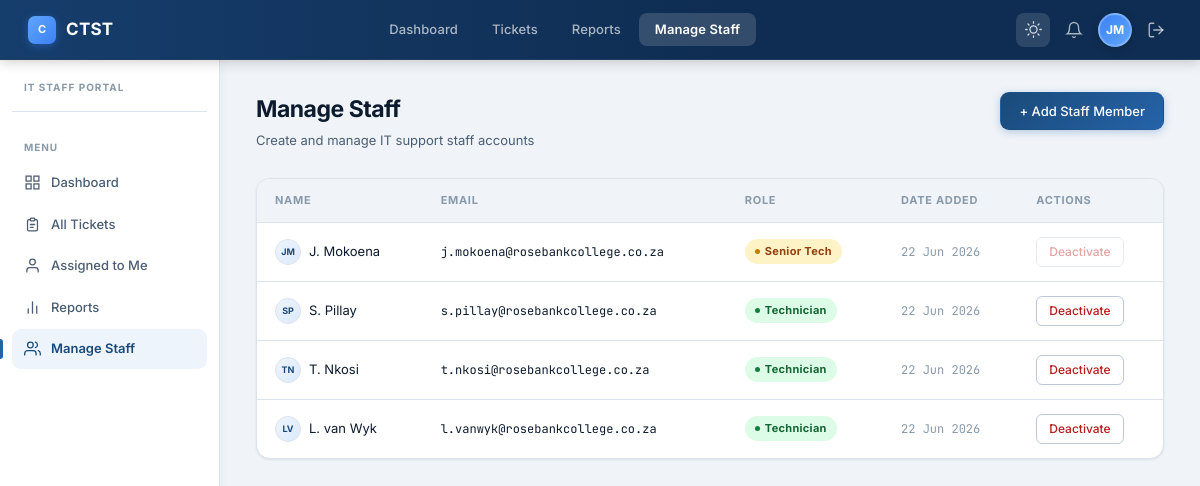
The app's page /manage_staff.php (signed in) with its own data.
### tables this page shows
CREATE TABLE IF NOT EXISTS tblStaff (
    staff_id      INT UNSIGNED AUTO_INCREMENT PRIMARY KEY,
    full_name     VARCHAR(100) NOT NULL,
    email         VARCHAR(150) NOT NULL UNIQUE,
    password_hash VARCHAR(255) NOT NULL,   
    role          ENUM('technician','senior','admin') DEFAULT 'technician',
    created_at    DATETIME DEFAULT CURRENT_TIMESTAMP
);

### includes/appData.php (called while the page is built, shortened)
<?php
function initials(string $name): string {
    $words = array_filter(explode(' ', trim($name)));
    return strtoupper(implode('', array_map(fn($w) => $w[0], array_slice($words, 0, 2))));
}

### manage_staff.php (the view, shortened to what this page needs)
<?php
$conn       = getDbConnection();
require_once __DIR__ . '/includes/appData.php';
$staffList = $conn->query("SELECT staff_id, full_name, email, role, created_at FROM tblStaff ORDER BY created_at DESC")->fetch_all(MYSQLI_ASSOC);
?>
<!DOCTYPE html>
<html lang="en">
<head>
    <link rel="stylesheet" href="assets/style.css">
</head>
<body>
<div class="app-shell">
<?php require __DIR__ . '/nav.php'; ?>
    <div class="page-header">
        <div>
            <div class="page-title">Manage Staff</div>
            <div class="page-sub">Create and manage IT support staff accounts</div>
        </div>
        <button class="btn-sm primary" onclick="openModal()">+ Add Staff Member</button>
    </div>
    <div class="table-card">
        <table>
            <thead><tr><th>Name</th><th>Email</th><th>Role</th><th>Date Added</th><th>Actions</th></tr></thead>
            <tbody>
            <?php foreach ($staffList as $s): ?>
            <tr class="<?= $s['role']==='inactive'?'inactive-row':'' ?>">
                <td>
                    <div class="assignee-cell">
                        <div class="assignee-dot"><?= initials($s['full_name']) ?></div>
                        <?= htmlspecialchars($s['full_name']) ?>
                    </div>
                </td>
                <td style="font-family:var(--mono);font-size:12px"><?= htmlspecialchars($s['email']) ?></td>
                <td>
                    <?php
                    $rc = match($s['role']) { 'admin'=>'badge-critical','senior'=>'badge-progress','technician'=>'badge-resolved',default=>'badge-open' };
                    $rl = match($s['role']) { 'admin'=>'Admin','senior'=>'Senior Tech','technician'=>'Technician','inactive'=>'Inactive',default=>ucfirst($s['role']) };
                    ?>
                    <span class="badge <?= $rc ?>"><?= $rl ?></span>
                </td>
                <td style="font-family:var(--mono);font-size:12px;color:var(--text-muted)"><?= date('d M Y', strtotime($s['created_at'])) ?></td>
                <td>
                    <?php if ($s['role'] !== 'inactive'): ?>
                    <form method="post" onsubmit="return confirm('Deactivate this account?')">
                        <button type="submit" class="btn-deactivate"
                            <?= ((int)$s['staff_id']===(int)$_SESSION['staff_id'])?'disabled title="Cannot deactivate yourself"':'' ?>>
                            Deactivate
                        </button>
                    </form>
                    <?php else: ?>
                        <span style="font-size:12px;color:var(--text-muted)">Inactive</span>
                    <?php endif; ?>
                </td>
            </tr>
            <?php endforeach; ?>
            </tbody>
        </table>
    </div>
</main>
</div>
</div>
</body>
</html>

### assets/style.css (style rules this page uses)
*, *::before, *::after { box-sizing: border-box; margin: 0; padding: 0; }
:root { --navy: #0F2D52; --navy-mid: #1A4A7A; --navy-light: #2563A8; --navy-pale: #EEF4FB; --navy-glow: rgba(37,99,168,0.15); --white: #FFFFFF; --bg: #F0F4F8; --bg-2: #E8EDF3; --card: #FFFFFF; --border: #DDE3EC; --border-strong: #BCC8D8; --text-primary: #0D1B2E; --text-secondary:#4A5D73; --text-muted: #8899AA; --open: #1D6FBF; --open-bg: #DBEAFE; --progress: #C47C00; --progress-bg: #FEF3C7; --resolved: #15803D; --resolved-bg: #DCFCE7; --critical: #B91C1C; --critical-bg: #FEE2E2; --priority-high: #DC2626; --priority-med: #D97706; --priority-low: #16A34A; --nav-h: 60px; --sidebar-w: 220px; --font: 'Inter', system-ui, sans-serif; --mono: 'JetBrains Mono', monospace; --shadow-xs: 0 1px 3px rgba(15,45,82,0.06), 0 1px 2px rgba(15,45,82,0.04); --shadow-sm: 0 2px 8px rgba(15,45,82,0.08), 0 1px 3px rgba(15,45,82,0.05); --shadow-md: 0 8px 24px rgba(15,45,82,0.10), 0 2px 8px rgba(15,45,82,0.06); --shadow-lg: 0 20px 48px rgba(15,45,82,0.14), 0 4px 16px rgba(15,45,82,0.08); }
html { scroll-behavior: smooth; }
body { font-family: var(--font); background: var(--bg); color: var(--text-primary); font-size: 14px; line-height: 1.5; min-height: 100vh; -webkit-font-smoothing: antialiased; }
.app-shell { display: flex; flex-direction: column; min-height: 100vh; }
.page-header { display: flex; align-items: flex-start; justify-content: space-between; margin-bottom: 28px; }
.page-title { font-size: 23px; font-weight: 700; color: var(--text-primary); letter-spacing: -0.5px; }
.page-sub { font-size: 13px; color: var(--text-secondary); margin-top: 4px; }
.table-card { background: var(--white); border: 1px solid var(--border); border-radius: 14px; overflow: hidden; box-shadow: var(--shadow-xs); }
table { width: 100%; border-collapse: collapse; }
thead th { background: var(--bg); font-size: 11px; font-weight: 700; text-transform: uppercase; letter-spacing: 0.7px; color: var(--text-muted); padding: 13px 18px; text-align: left; border-bottom: 1px solid var(--border); white-space: nowrap; }
tbody tr { border-bottom: 1px solid var(--border); transition: background .1s; }
tbody tr:last-child { border-bottom: none; }
tbody td { padding: 14px 18px; font-size: 13px; color: var(--text-primary); vertical-align: middle; }
.badge { display: inline-flex; align-items: center; gap: 5px; padding: 4px 10px; border-radius: 100px; font-size: 11px; font-weight: 700; letter-spacing: 0.3px; white-space: nowrap; }
.badge::before { content: ''; width: 5px; height: 5px; border-radius: 50%; flex-shrink: 0; }
.badge-progress { background: var(--progress-bg); color: #92400E; }
.badge-progress::before { background: var(--progress); }
.badge-resolved { background: var(--resolved-bg); color: #166534; }
.badge-resolved::before { background: var(--resolved); }
.assignee-cell { display: flex; align-items: center; gap: 8px; }
.assignee-dot { width: 26px; height: 26px; border-radius: 50%; background: linear-gradient(135deg, var(--navy-pale), #DBEAFE); color: var(--navy-mid); font-size: 9px; font-weight: 700; display: flex; align-items: center; justify-content: center; flex-shrink: 0; border: 1.5px solid var(--border); }
.btn-sm { height: 38px; padding: 0 18px; border-radius: 9px; font-family: var(--font); font-size: 13px; font-weight: 500; cursor: pointer; border: 1.5px solid var(--border); background: var(--white); color: var(--text-primary); transition: background .12s, border-color .12s, transform .1s; display: inline-flex; align-items: center; gap: 6px; }
.btn-sm.primary { background: linear-gradient(135deg, var(--navy-mid), var(--navy-light)); color: #fff; border-color: transparent; box-shadow: 0 2px 8px rgba(37,99,168,0.3); }

### manage_staff.php (style rules this page uses)
.btn-deactivate { height:30px;padding:0 12px;border-radius:6px;font-size:12px;font-weight:500;cursor:pointer;border:1px solid var(--border-strong);background:var(--white);color:var(--critical);font-family:var(--font);transition:background .12s }
.btn-deactivate:disabled { opacity:.4;cursor:not-allowed }

### records on screen
tblstaff: full_name "JM", full_name "J. Mokoena", email "j.mokoena@rosebankcollege.co.za", role "Senior Tech", created_at "22 Jun 2026"
tblstaff: full_name "SP", full_name "S. Pillay", email "s.pillay@rosebankcollege.co.za", role "Technician", created_at "22 Jun 2026"
tblstaff: full_name "TN", full_name "T. Nkosi", email "t.nkosi@rosebankcollege.co.za", role "Technician", created_at "22 Jun 2026"
tblstaff: full_name "LV", full_name "L. van Wyk", email "l.vanwyk@rosebankcollege.co.za", role "Technician", created_at "22 Jun 2026"

### other values on screen
$initials "JM"
